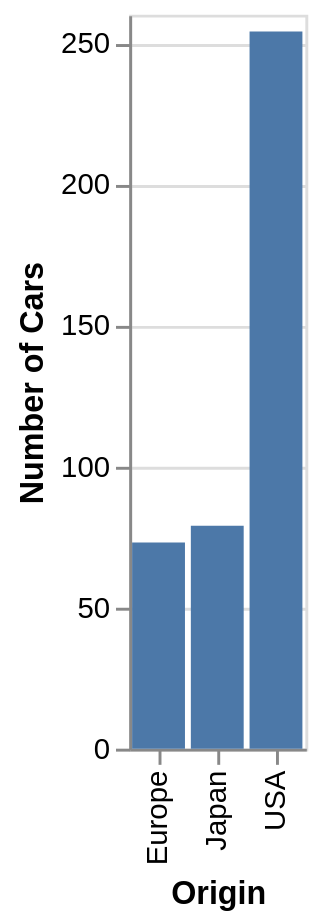

Here is the Vega-Lite specification saved for this chart:
### Vega-Lite specification from a JSON file in a GitHub repository (floating-point values rounded to 4 significant figures; data arrays with more than 128 entries replaced by an {"elided": "..."} marker saying what was removed)
{"$schema": "https://vega.github.io/schema/vega-lite/v4.json", "width": "container", "height": 250, "data": {"values": {"elided": "406 records"}}, "mark": "bar", "encoding": {"x": {"field": "Origin"}, "y": {"aggregate": "count", "title": "Number of Cars"}}}
